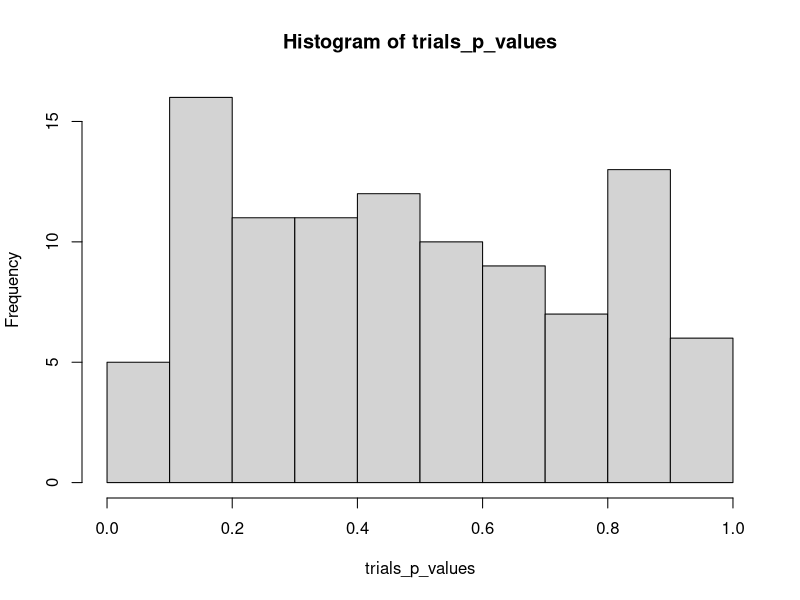
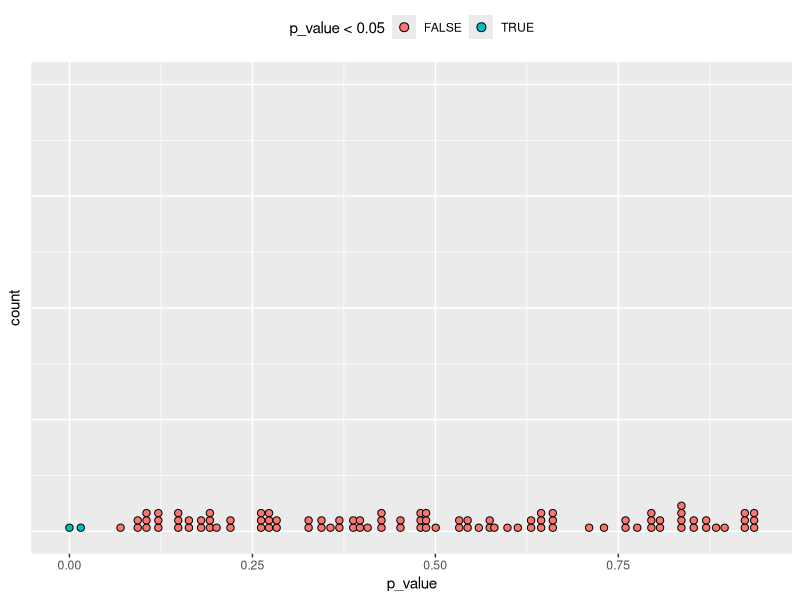

The R source for these figures, in order:
## ---- chunk 1
library(tidyverse)
## ---- chunk 2
squaring <- function(x) x^2

map(.x = 1:3, 
    .f = squaring)
## ---- chunk 3
simple_map <- function(x, f, ...) {
  out <- vector("list", length(x))
  for (i in seq_along(x)) {
    out[[i]] <- f(x[[i]], ...)
  }
  out
}
## ---- chunk 4
# map_chr() always returns a character vector
map_chr(mtcars, typeof)
# map_lgl() always returns a logical vector
map_lgl(iris, is.double)

# map_int() always returns a integer vector
n_unique <- function(x) length(unique(x))
map_int(mtcars, n_unique)


# map_dbl() always returns a double vector!
map_dbl(mtcars, mean)
## ---- chunk 5
map_dbl(mtcars, function(x) (3 * sum(x))^2 ) 
## ---- chunk 6

map_dbl(mtcars, ~ (3 * sum(.x))^2 )

## ---- chunk 7
as_mapper(~ (3 * sum(.x))^2 )
## ---- chunk 8
x <- map(1:3, ~ runif(2))
str(x)

## ---- chunk 9
x <- list(
  list(-1, x = 1, y = c(2), z = "a"),
  list(-2, x = 4, y = c(5, 6), z = "b"),
  list(-3, x = 8, y = c(9, 10, 11))
)

# Select by name
# for each element in x, index by name "x"
map_dbl(x, "x")


# Or by position
# for each element in x, index the first element
map_dbl(x, 1)

# Or by both
# for each element in x, index by name "y", and then index the first element.
map_dbl(x, list("y", 1))
## ---- chunk 10
# Unless you supply a .default value
map_chr(x, "z", .default = NA)
## ---- chunk 11
# or simply use map()
map(x, "z")
## ---- chunk 12
x <- list(1:5, c(NA, NA, 2, 10))

# We can do it this way.
# quick review: map() returns a list
map(x, ~mean(.x, na.rm = T))

# quick review: map_dbl() returns an atomic vec
map_dbl(x, ~mean(.x, na.rm = T))


## ---- chunk 13
map(x, mean, na.rm = T)
map_dbl(x, mean, na.rm = T)

## ---- chunk 14
map(x, ~mean(.x), na.rm = T)
## ---- chunk 15
map(1:3, function(x, y){x^2 + y}, y = 10000)
## ---- chunk 16
map(1:3, ~.x^2 + .y, .y = 10000)
## ---- chunk 17
map(1:3, .f =~ ..1^2 + ..2, ..2 = 10000)
## ---- chunk 18
my_func <- function(a, b) a + b
x <- rep(0, 5)

# evaluated for every f call
map_dbl(x, ~my_func(.x, runif(n = 1)) )


# evaluated only once!
map_dbl(x, my_func, runif(n = 1))


## ---- chunk 19
simple_map <- function(x, f, ...) {
  out <- vector("list", length(x))
  for (i in seq_along(x)) {
    out[[i]] <- f(x[[i]], ...)
  }
  out
}
## ---- chunk 20
my_func <- function(a, f){a + f}

map_dbl(1:3, my_func, f = 10)

## ---- chunk 21
as_mapper(2)
as_mapper("cool")
as_mapper(list(1, "nice"))
?as_mapper
as_mapper(runif)
as_mapper(mean)
as_mapper(head)
## ---- chunk 22
map(1:3, ~runif(2))
## ---- chunk 23
map(1:3, .f = function(x){runif(2)} )
## ---- chunk 24
map(1:3, runif(2))
## ---- chunk 25
map(1:3, runif(2,min = 2))
## ---- chunk 26
as_mapper(~runif(2))
as_mapper(runif(2))
## ---- chunk 27
map(iris[,1:4], sd)
## ---- chunk 28
(num_index <- map_lgl(iris, is.numeric))

map(iris[num_index], sd)
## ---- chunk 29
CO22 <- CO2 %>%
  mutate(across(where(is.character), as.factor))
## ---- chunk 30
(fac_index <- map_lgl(CO22, is.factor))
## ---- chunk 31

map(CO22[fac_index], levels) %>% 
  map(length)

# or smarterly we can do
map(CO22[fac_index], ~length(levels(.x)))

## ---- chunk 32
trials <- map(1:100, ~ t.test(rpois(10, 10), rpois(7, 10)))
## ---- chunk 33
trials_p_values <- trials %>% map_dbl("p.value")

hist(trials_p_values)

## ---- chunk 34
library(ggplot2)

df_trials <- tibble::tibble(p_value = map_dbl(trials, "p.value"))

df_trials %>%
  ggplot(aes(x = p_value, fill = p_value < 0.05)) +
  geom_dotplot(binwidth = .01) +  # geom_histogram() as alternative
  theme(
    axis.text.y = element_blank(),
    axis.ticks.y = element_blank(),
    legend.position = "top"
  )
## ---- chunk 35
x <- list(
  list(1, c(3, 9)),
  list(c(3, 6), 7, c(4, 7, 6))
)

triple <- function(x) x * 3
# map(x, map, .f = triple)



#> Error in .f(.x[[i]], ...): unused argument (function (.x, .f, ...)
#> {
#> .f <- as_mapper(.f, ...)
#> .Call(map_impl, environment(), ".x", ".f", "list")
#> })
## ---- chunk 36
map(.x = x, .f = map,  triple)

## ---- chunk 37
formulas <- list(
  mpg ~ disp,
  mpg ~ I(1 / disp),
  mpg ~ disp + wt,
  mpg ~ I(1 / disp) + wt
)
## ---- chunk 38
map(formulas,  ~lm(formula = .x, data = mtcars)  )
## ---- chunk 39
models <- map(formulas, lm, data = mtcars)
## ---- chunk 40
bootstrap <- function(df) {
  df[sample(nrow(df), replace = TRUE), , drop = FALSE]
}

bootstraps <- map(1:10, ~ bootstrap(mtcars))

## ---- chunk 41
fits_lsit <- map(bootstraps, .f = lm, formula = mpg~disp)
## ---- chunk 42
summaries_lsit <- map(fits_lsit, summary)
## ---- chunk 43
(r_sqr_lsit <- map(summaries_lsit, "r.squared"))
## ---- chunk 44
fits_lsit <- map(bootstraps, .f = lm, formula = mpg~disp)

bootstraps %>% map(.f = lm, formula = mpg ~ disp) %>%
  map(summary) %>%
  map_dbl("r.squared")

